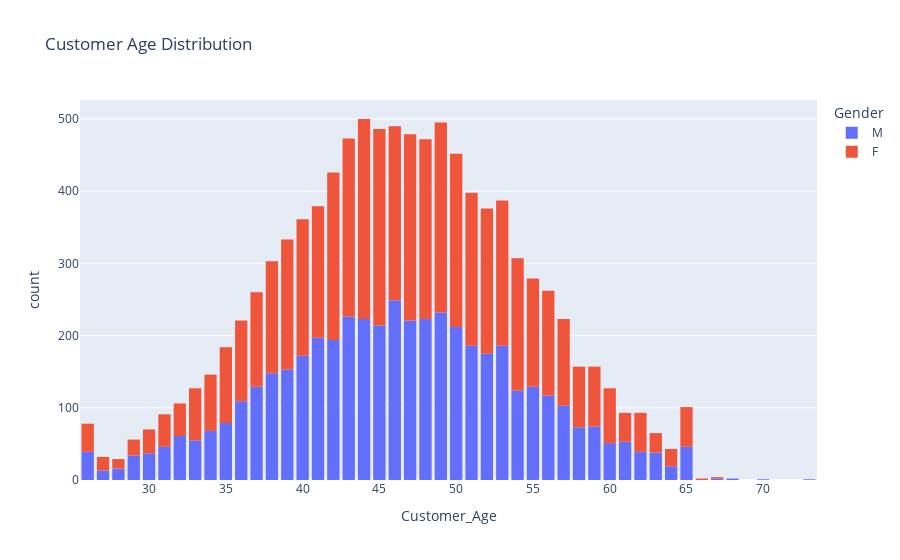

The code cell stored with this chart in its notebook:
### Markdown cell above
<font size="5">4. Analysis and Visualization of the Data
</font>

### Code cell
# Lets check the customer age distribution with the Gender
fig = px.histogram(df, x="Customer_Age", title = "Customer Age Distribution",color="Gender")
fig.update_layout(bargap=0.2)
fig.show()

### Figure 1 — Plotly figure (JSON) as saved in the notebook; plotly's stock layout.template omitted (floating-point values rounded to 4 significant figures; data arrays with more than 128 entries replaced by an {"elided": "..."} marker saying what was removed)
{"data": [{"alignmentgroup": "True", "bingroup": "x", "hovertemplate": "Gender=M<br>Customer_Age=%{x}<br>count=%{y}<extra></extra>", "legendgroup": "M", "marker": {"color": "#636efa", "pattern": {"shape": ""}}, "name": "M", "offsetgroup": "M", "orientation": "v", "showlegend": true, "type": "histogram", "x": {"elided": "4769 int values"}, "xaxis": "x", "yaxis": "y"}, {"alignmentgroup": "True", "bingroup": "x", "hovertemplate": "Gender=F<br>Customer_Age=%{x}<br>count=%{y}<extra></extra>", "legendgroup": "F", "marker": {"color": "#EF553B", "pattern": {"shape": ""}}, "name": "F", "offsetgroup": "F", "orientation": "v", "showlegend": true, "type": "histogram", "x": {"elided": "5358 int values"}, "xaxis": "x", "yaxis": "y"}], "layout": {"bargap": 0.2, "barmode": "relative", "legend": {"title": {"text": "Gender"}, "tracegroupgap": 0}, "title": {"text": "Customer Age Distribution"}, "xaxis": {"anchor": "y", "domain": [0, 1], "title": {"text": "Customer_Age"}}, "yaxis": {"anchor": "x", "domain": [0, 1], "title": {"text": "count"}}}}
